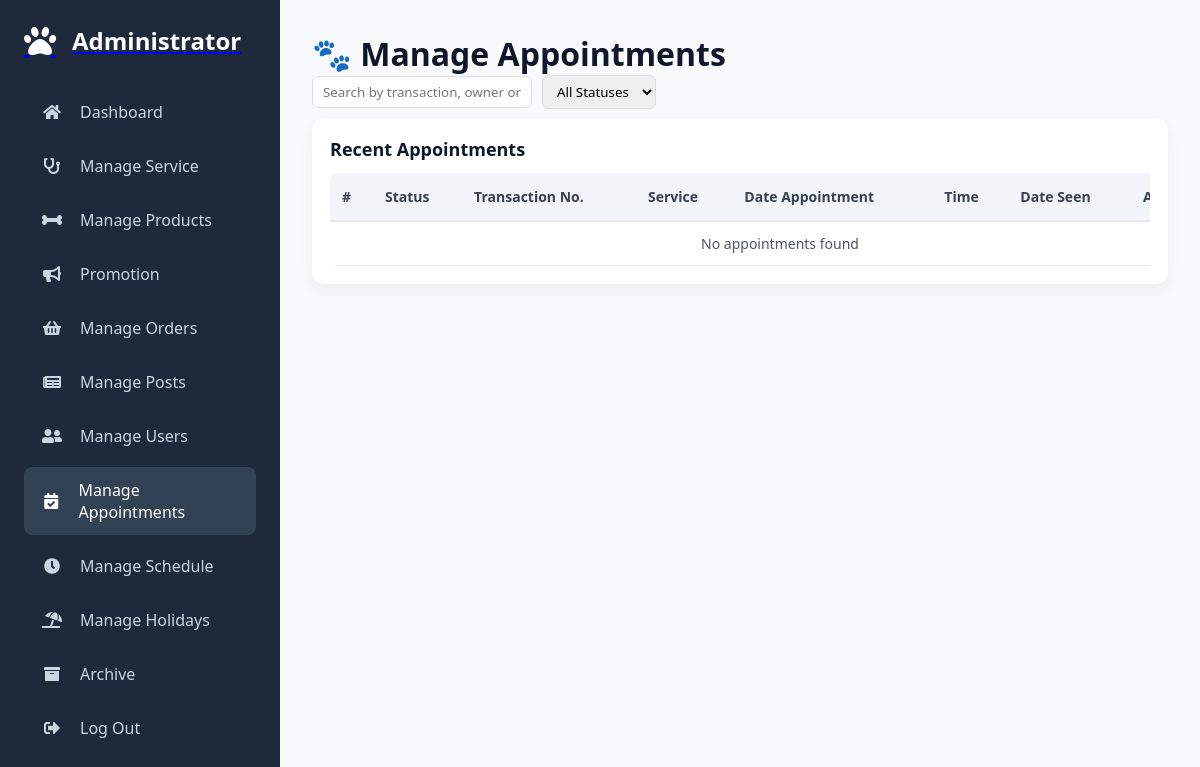
The page /admin/manage_appointments.php (signed in) on the database as committed earlier.
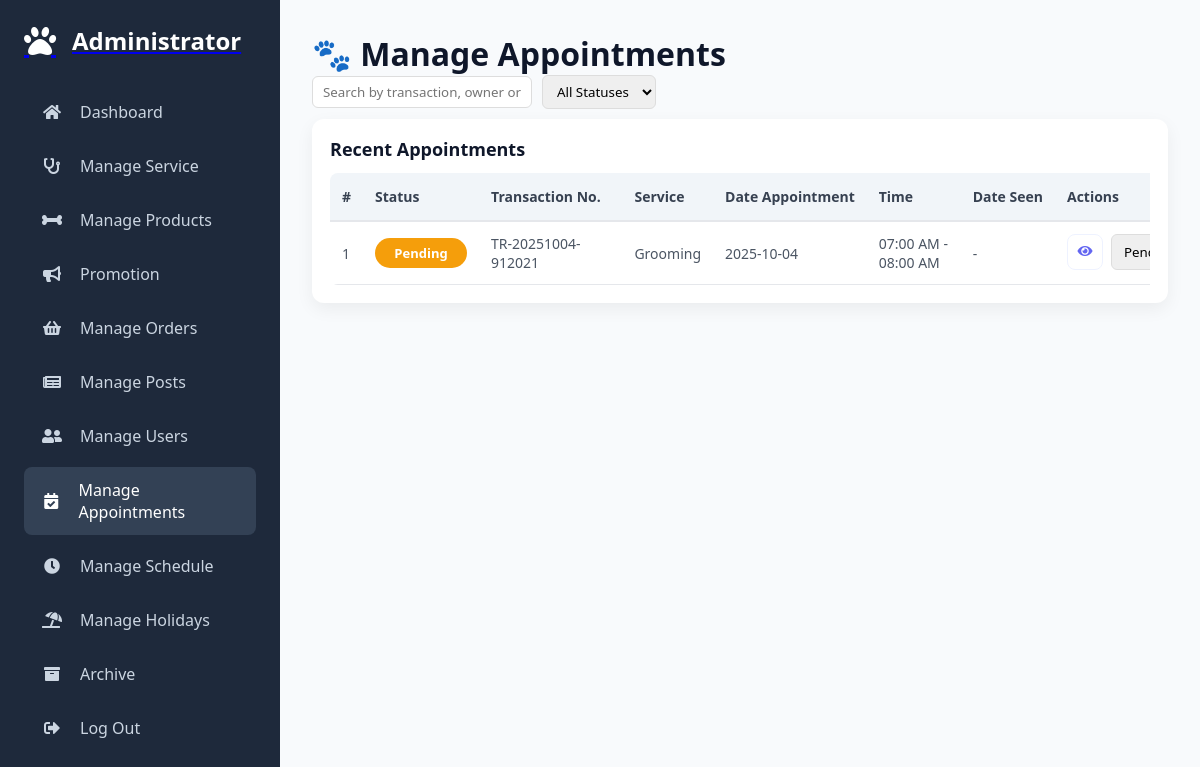
The same page on the database as committed later.
### tables this page shows
CREATE TABLE `appointments` (
  `id` int(11) NOT NULL,
  `transaction_no` varchar(50) DEFAULT NULL,
  `user_id` varchar(36) NOT NULL,
  `appointment_date` date NOT NULL,
  `time_slot` varchar(50) NOT NULL,
  `status` enum('Pending','Approved','Completed','Rejected','Cancelled') DEFAULT 'Pending',
  `completed_at` timestamp NULL DEFAULT NULL,
  `service_id` int(11) NOT NULL,
  `date_seen` date DEFAULT NULL,
  `created_at` timestamp NOT NULL DEFAULT current_timestamp(),
  `active_slot` varchar(255) GENERATED ALWAYS AS (if(`status` in ('Pending','Approved'),concat(`appointment_date`,'-',`time_slot`,'-',`service_id`,'-',`user_id`),NULL)) STORED
);

CREATE TABLE `services` (
  `id` int(11) NOT NULL,
  `name` varchar(100) NOT NULL,
  `service_detail` text NOT NULL,
  `image` varchar(255) DEFAULT NULL,
  `status` enum('active','inactive') NOT NULL DEFAULT 'active',
  `created_at` timestamp NOT NULL DEFAULT current_timestamp()
);

### admin/manage_appointments.php (the view, shortened to what this page needs)
<?php
require_once '../components/auth_admin.php';
$limit = 10;
$page  = isset($_GET['page']) ? (int)$_GET['page'] : 1;
$start = ($page - 1) * $limit;
$search = isset($_GET['search']) ? trim($_GET['search']) : '';
$where = "1=1 AND a.status NOT IN ('completed','cancelled')";
$stmt = $conn->prepare("
    SELECT a.*, u.name AS fullname, u.email, u.phone, s.name AS service_name, a.transaction_no
    FROM appointments a
    LEFT JOIN users u ON a.user_id=u.id
    LEFT JOIN services s ON a.service_id=s.id
    WHERE $where
    ORDER BY a.id DESC
    LIMIT ?, ?
");
$i=1;
$stmt->bindValue($i++, $start, PDO::PARAM_INT);
$stmt->bindValue($i++, $limit, PDO::PARAM_INT);
$stmt->execute();
$appointments = $stmt->fetchAll(PDO::FETCH_ASSOC);
?>
<!DOCTYPE html>
<html lang="en">
<head>
<link rel="stylesheet" href="./../assets/css/admin/manage_appointment.css?v=<?php echo time(); ?>">
<link rel="stylesheet" href="./../assets/css/admin/admin_header.css?v=<?php echo time(); ?>">
<link rel="stylesheet" href="https://cdnjs.cloudflare.com/ajax/libs/font-awesome/5.15.4/css/all.min.css">
</head>
<body>
<?php include '../components/admin_header.php'; ?>
<div class="admin-main">
    <h1>🐾 Manage Appointments</h1>
    <div class="orders-filters">
        <input type="text" id="searchInput" placeholder="Search by transaction, owner or service" value="<?= htmlspecialchars($search) ?>">
        <select id="statusFilter">
            <option value="">All Statuses</option>
        </select>
    </div>
    <div class="card">
        <div class="card-header"><h2>Recent Appointments</h2></div>
        <div class="table-container">
            <table class="orders-table">
                <thead>
                    <tr>
                        <th>#</th>
                        <th>Status</th>
                        <th>Transaction No.</th>
                        <th>Service</th>
                        <th>Date Appointment</th>
                        <th>Time</th>
                        <th>Date Seen</th>
                        <th class="actions">Actions</th>
                    </tr>
                </thead>
                <tbody>
                <?php if(count($appointments)>0): ?>
                    <?php $count=$start+1; foreach($appointments as $a): ?>
                    <?php $status = strtolower($a['status'] ?? 'pending'); ?>
                    <tr data-id="<?= $a['id'] ?>">
                        <td><?= $count++ ?></td>
                        <td><span class="status-badge <?= $status ?>"><?= ucfirst($status) ?></span></td>
                        <td><?= htmlspecialchars($a['transaction_no'] ?? '-') ?></td>
                        <td><?= htmlspecialchars($a['service_name']) ?></td>
                        <td><?= htmlspecialchars($a['appointment_date']) ?></td>
                        <td><?= htmlspecialchars($a['time_slot']) ?></td>
                        <td><?= in_array($status,['approved','completed'])?$a['date_seen']:'-' ?></td>
                        <td class="actions">
                            <button class="action-icon btn-view" title="View"><i class="fas fa-eye"></i></button>
                            <select class="status-select" data-id="<?= $a['id'] ?>"
                                <?= in_array($status,['completed','cancelled']) ? 'disabled' : '' ?>>
                                <option value="pending" <?= $status=='pending'?'selected':'' ?> <?= in_array($status,['approved','completed','cancelled']) ? 'disabled':'' ?>>Pending</option>
                            </select>
                        </td>
                    </tr>
                    <?php endforeach; ?>
                <?php else: ?>
                    <tr><td colspan="8" class="empty-state">No appointments found</td></tr>
                <?php endif; ?>
                </tbody>
            </table>
        </div>
    </div>
</div>
</body>
</html>

### components/admin_header.php
<div class="admin-sidebar" id="sidebar">
    <a href="dashboard.php" class="sidebar-header">
        <i class="fas fa-paw fa-2x" style="color: #fff;"></i>
        <h2>Administrator</h2>
    </a>
<nav>
    <a href="dashboard.php" class="nav-link <?= basename($_SERVER['PHP_SELF']) == 'dashboard.php' ? 'active' : '' ?>">
        <i class="fas fa-home"></i>
        <span>Dashboard</span>
    </a>
    <a href="manage_service.php" class="nav-link <?= basename($_SERVER['PHP_SELF']) == 'manage_service.php' ? 'active' : '' ?>">
        <i class="fas fa-stethoscope"></i>
        <span>Manage Service</span>
    </a>
    <a href="manage_products.php" class="nav-link <?= basename($_SERVER['PHP_SELF']) == 'manage_products.php' ? 'active' : '' ?>">
        <i class="fas fa-bone"></i>
        <span>Manage Products</span>
    </a>
    <a href="manage_promotion.php" class="nav-link <?= basename($_SERVER['PHP_SELF']) == 'manage_promotion.php' ? 'active' : '' ?>">
        <i class="fas fa-bullhorn"></i>
        <span>Promotion</span>
    </a>
    <a href="manage_orders.php" class="nav-link <?= basename($_SERVER['PHP_SELF']) == 'manage_orders.php' ? 'active' : '' ?>">
        <i class="fas fa-shopping-basket"></i>
        <span>Manage Orders</span>
    </a>
    <a href="manage_post.php" class="nav-link <?= basename($_SERVER['PHP_SELF']) == 'manage_post.php' ? 'active' : '' ?>">
        <i class="fas fa-newspaper"></i>
        <span>Manage Posts</span>
    </a>
    <a href="manage_users.php" class="nav-link <?= basename($_SERVER['PHP_SELF']) == 'manage_users.php' ? 'active' : '' ?>">
        <i class="fas fa-user-friends"></i>
        <span>Manage Users</span>
    </a>
    <a href="manage_appointments.php" class="nav-link <?= basename($_SERVER['PHP_SELF']) == 'manage_appointments.php' ? 'active' : '' ?>">
        <i class="fas fa-calendar-check"></i>
        <span>Manage Appointments</span>
    </a>
    <a href="manage_schedule.php" class="nav-link <?= basename($_SERVER['PHP_SELF']) == 'manage_schedule.php' ? 'active' : '' ?>">
        <i class="fas fa-clock"></i>
        <span>Manage Schedule</span>
    </a>
    <a href="manage_holidays.php" class="nav-link <?= basename($_SERVER['PHP_SELF']) == 'manage_holidays.php' ? 'active' : '' ?>">
        <i class="fas fa-umbrella-beach"></i>
        <span>Manage Holidays</span>
    </a>
    <a href="archive.php" class="nav-link <?= basename($_SERVER['PHP_SELF']) == 'archive_appointments.php' ? 'active' : '' ?>">
        <i class="fas fa-archive"></i>
        <span>Archive</span>
    </a>
    <a href="../components/admin_logout.php" class="nav-link" onclick="return confirm('Logout from this website?');">
        <i class="fas fa-sign-out-alt"></i>
        <span>Log Out</span>
    </a>
</nav>
</div>

### assets/css/admin/manage_appointment.css (style rules this page uses)
:root { --primary-color: #6366f1; --secondary-color: #4f46e5; --dark-bg: #1e293b; --light-bg: #f8fafc; --text-dark: #0f172a; --text-light: #64748b; --card-bg: #ffffff; --border-radius: 10px; --transition: all 0.3s ease; --success: #10b981; --pending: #f59e0b; --danger: #ef4444; --info: #3b82f6; }
* { margin:0; padding:0; box-sizing:border-box; font-family: 'Segoe UI', sans-serif; }
body { background: var(--light-bg); color: var(--text-dark); overflow-x:hidden; }
.admin-main { margin-left: 280px; flex:1; padding:2rem; transition: var(--transition); min-height:100vh; }
.card { background: var(--card-bg); border-radius:12px; padding:18px; box-shadow:0 6px 18px rgba(0,0,0,0.06); }
.card-header h2 { margin:0; font-size:18px; color: var(--text-dark); }
.table-container { width:100%; overflow-x:auto; margin-top:12px; }
table.orders-table { width:100%; border-collapse:collapse; font-size:14px; border-radius:8px; overflow:hidden; min-width:900px; }
.orders-table thead { background:#f1f5f9; text-align:left; }
.orders-table thead th { padding:14px 12px; font-weight:600; color:#374151; border-bottom:2px solid #e5e7eb; white-space:nowrap; }
.orders-table tbody tr { border-bottom:1px solid #e5e7eb; transition: background 0.15s ease; }
.orders-table tbody td { padding:12px; vertical-align:middle; color:#4b5563; }
.status-badge { display:inline-block; padding:6px 10px; border-radius:999px; font-weight:600; font-size:13px; color:#fff; text-align:center; min-width:92px; text-transform:capitalize; }
.status-badge.pending { background: var(--pending); }
td.actions { display:flex; justify-content:flex-end; gap:8px; white-space:nowrap; }
.action-icon { display:inline-flex; align-items:center; justify-content:center; width:36px; height:36px; border-radius:8px; background:#fff; border:1px solid #eef2ff; color: var(--primary-color); cursor:pointer; }
.orders-filters { display:flex; gap:10px; align-items:center; flex-wrap:wrap; }
.empty-state { text-align:center; padding:40px 10px; color: var(--text-light); }

### assets/css/admin/admin_header.css (style rules this page uses)
:root { --primary-color: #6366f1; --secondary-color: #4f46e5; --dark-bg: #1e293b; --light-bg: #f8fafc; --text-dark: #0f172a; --text-light: #64748b; --card-bg: #ffffff; --border-radius: 10px; --transition: all 0.3s ease; }
* { margin: 0; padding: 0; box-sizing: border-box; font-family: 'Segoe UI', sans-serif; }
body { background: var(--light-bg); color: var(--text-dark); overflow-x: hidden; }
.admin-sidebar { width: 280px; background: var(--dark-bg); padding: 1.5rem; position: fixed; top: 0; left: 0; height: 100%; transition: var(--transition); z-index: 1000; transform: translateX(0); overflow-y: auto; scrollbar-width: thin; }
.sidebar-header { display: flex; align-items: center; gap: 1rem; margin-bottom: 2rem; }
.sidebar-header h2 { color: white; font-size: 1.5rem; font-weight: 600; }
.admin-sidebar nav { display: flex; flex-direction: column; gap: 0.5rem; }
.nav-link { display: flex; align-items: center; gap: 1rem; color: #cbd5e1; padding: 0.75rem 1rem; border-radius: 8px; text-decoration: none; transition: var(--transition); font-weight: 500; }
.nav-link:hover, .nav-link.active { background: #334155; color: #fff; }
.nav-link i { width: 24px; text-align: center; }
.admin-main { margin-left: 280px; flex: 1; padding: 2rem; transition: var(--transition); }
h1 { font-size: 2rem; font-weight: 600; color: var(--text-dark); }
@media (min-width: 769px) { .admin-sidebar { transform: none !important; } }

### admin/manage_appointments.php (style rules this page uses)
.status-select { padding:6px 8px; border-radius:6px; border:1px solid #ddd; }
.orders-filters { display:flex; gap:10px; margin-bottom:10px; }
.orders-filters input, .orders-filters select { padding:6px 10px; border-radius:6px; border:1px solid #ddd; }
.orders-filters select { cursor:pointer; }

Rows that differ between the two databases and show on the page:
added appointments: status "Pending", transaction_no "TR-20251004-912021", service.name "Grooming", appointment_date "2025-10-04", time_slot "07:00 AM - 08:00 AM", status+id "Pending"
Other text that changed with them:
text no longer shown: "No appointments found"
